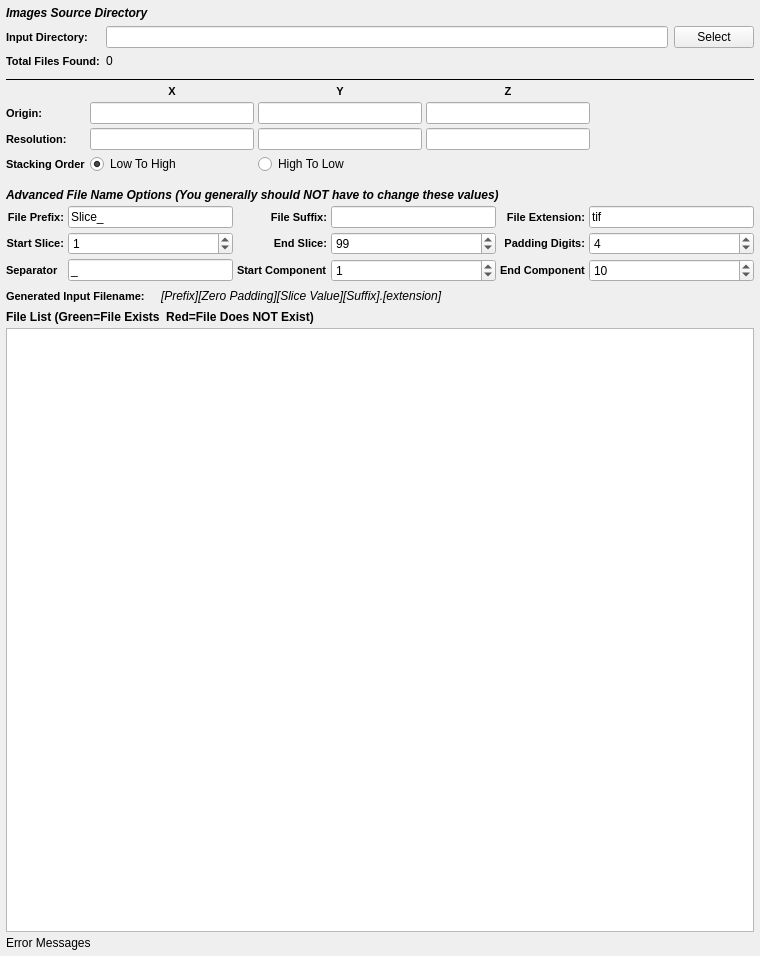
<?xml version="1.0" encoding="UTF-8"?>
<ui version="4.0">
 <class>ImportVectorImageStackWidget</class>
 <widget class="QWidget" name="ImportVectorImageStackWidget">
  <property name="geometry">
   <rect>
    <x>0</x>
    <y>0</y>
    <width>760</width>
    <height>956</height>
   </rect>
  </property>
  <property name="title" stdset="0">
   <string>Image Stack Import</string>
  </property>
  <layout class="QGridLayout" name="gridLayout_3">
   <property name="leftMargin">
    <number>6</number>
   </property>
   <property name="topMargin">
    <number>0</number>
   </property>
   <property name="rightMargin">
    <number>6</number>
   </property>
   <property name="bottomMargin">
    <number>6</number>
   </property>
   <property name="spacing">
    <number>4</number>
   </property>
   <item row="5" column="0">
    <widget class="QLabel" name="label_58">
     <property name="styleSheet">
      <string notr="true">QLabel 
{
	font-style: italic;font-weight: bold;
font-size: 12px;
}</string>
     </property>
     <property name="text">
      <string>Advanced File Name Options (You generally should NOT have to change these values)</string>
     </property>
    </widget>
   </item>
   <item row="4" column="0">
    <layout class="QGridLayout" name="gridLayout_2">
     <property name="bottomMargin">
      <number>10</number>
     </property>
     <item row="2" column="0">
      <widget class="QLabel" name="label_2">
       <property name="styleSheet">
        <string notr="true">QLabel {
font-weight: bold;
font-size: 11px;
}</string>
       </property>
       <property name="text">
        <string>Resolution:</string>
       </property>
      </widget>
     </item>
     <item row="1" column="0">
      <widget class="QLabel" name="label">
       <property name="styleSheet">
        <string notr="true">QLabel {
font-weight: bold;
font-size: 11px;
}</string>
       </property>
       <property name="text">
        <string>Origin:</string>
       </property>
      </widget>
     </item>
     <item row="2" column="3">
      <widget class="QLineEdit" name="zRes"/>
     </item>
     <item row="1" column="2">
      <widget class="QLineEdit" name="yOrigin"/>
     </item>
     <item row="1" column="3">
      <widget class="QLineEdit" name="zOrigin"/>
     </item>
     <item row="2" column="2">
      <widget class="QLineEdit" name="yRes"/>
     </item>
     <item row="2" column="1">
      <widget class="QLineEdit" name="xRes"/>
     </item>
     <item row="1" column="1">
      <widget class="QLineEdit" name="xOrigin"/>
     </item>
     <item row="0" column="1">
      <widget class="QLabel" name="label_3">
       <property name="styleSheet">
        <string notr="true">QLabel {
font-weight: bold;
font-size: 11px;
}</string>
       </property>
       <property name="text">
        <string>X</string>
       </property>
       <property name="alignment">
        <set>Qt::AlignCenter</set>
       </property>
      </widget>
     </item>
     <item row="0" column="2">
      <widget class="QLabel" name="label_4">
       <property name="styleSheet">
        <string notr="true">QLabel {
font-weight: bold;
font-size: 11px;
}</string>
       </property>
       <property name="text">
        <string>Y</string>
       </property>
       <property name="alignment">
        <set>Qt::AlignCenter</set>
       </property>
      </widget>
     </item>
     <item row="0" column="3">
      <widget class="QLabel" name="label_6">
       <property name="styleSheet">
        <string notr="true">QLabel {
font-weight: bold;
font-size: 11px;
}</string>
       </property>
       <property name="text">
        <string>Z</string>
       </property>
       <property name="alignment">
        <set>Qt::AlignCenter</set>
       </property>
      </widget>
     </item>
     <item row="0" column="4" rowspan="3">
      <spacer name="horizontalSpacer">
       <property name="orientation">
        <enum>Qt::Horizontal</enum>
       </property>
       <property name="sizeHint" stdset="0">
        <size>
         <width>40</width>
         <height>20</height>
        </size>
       </property>
      </spacer>
     </item>
     <item row="3" column="0">
      <widget class="QLabel" name="label_9">
       <property name="styleSheet">
        <string notr="true">QLabel {
font-weight: bold;
font-size: 11px;
}</string>
       </property>
       <property name="text">
        <string>Stacking Order</string>
       </property>
      </widget>
     </item>
     <item row="3" column="1">
      <widget class="QRadioButton" name="m_StackLowToHigh">
       <property name="text">
        <string>Low To High</string>
       </property>
       <property name="checked">
        <bool>true</bool>
       </property>
      </widget>
     </item>
     <item row="3" column="2">
      <widget class="QRadioButton" name="m_StackHighToLow">
       <property name="text">
        <string>High To Low</string>
       </property>
      </widget>
     </item>
    </layout>
   </item>
   <item row="3" column="0">
    <widget class="Line" name="line_9">
     <property name="frameShadow">
      <enum>QFrame::Plain</enum>
     </property>
     <property name="orientation">
      <enum>Qt::Horizontal</enum>
     </property>
    </widget>
   </item>
   <item row="0" column="0">
    <layout class="QGridLayout" name="widgetLayout">
     <property name="topMargin">
      <number>6</number>
     </property>
     <property name="bottomMargin">
      <number>6</number>
     </property>
     <property name="spacing">
      <number>6</number>
     </property>
     <item row="0" column="0" colspan="3">
      <widget class="QLabel" name="label_5">
       <property name="styleSheet">
        <string notr="true">QLabel 
{
	font-style: italic;font-weight: bold;
font-size: 12px;
}</string>
       </property>
       <property name="text">
        <string>Images Source Directory</string>
       </property>
      </widget>
     </item>
     <item row="1" column="0">
      <widget class="QLabel" name="label_29">
       <property name="toolTip">
        <string>The directory that contains the .ang or .ctf files</string>
       </property>
       <property name="styleSheet">
        <string notr="true">QLabel {
font-weight: bold;
font-size: 11px;
}</string>
       </property>
       <property name="text">
        <string>Input Directory:</string>
       </property>
      </widget>
     </item>
     <item row="1" column="1">
      <widget class="QFSDropLineEdit" name="m_InputDir"/>
     </item>
     <item row="1" column="2">
      <widget class="QPushButton" name="m_InputDirBtn">
       <property name="text">
        <string>Select</string>
       </property>
      </widget>
     </item>
     <item row="2" column="0">
      <widget class="QLabel" name="label_47">
       <property name="styleSheet">
        <string notr="true">QLabel {
font-weight: bold;
font-size: 11px;
}</string>
       </property>
       <property name="text">
        <string>Total Files Found:</string>
       </property>
      </widget>
     </item>
     <item row="2" column="1">
      <widget class="QLabel" name="m_TotalSlices">
       <property name="text">
        <string>0</string>
       </property>
      </widget>
     </item>
    </layout>
   </item>
   <item row="10" column="0">
    <widget class="QLabel" name="m_ErrorMessage">
     <property name="text">
      <string>Error Messages</string>
     </property>
    </widget>
   </item>
   <item row="9" column="0">
    <widget class="QListWidget" name="m_FileListView">
     <property name="sizePolicy">
      <sizepolicy hsizetype="Expanding" vsizetype="MinimumExpanding">
       <horstretch>0</horstretch>
       <verstretch>0</verstretch>
      </sizepolicy>
     </property>
     <property name="toolTip">
      <string>The list of files that will be imported in the order they will be imported into the HDF5 Ebsd File</string>
     </property>
    </widget>
   </item>
   <item row="8" column="0">
    <widget class="QLabel" name="label_57">
     <property name="font">
      <font>
       <weight>75</weight>
       <italic>false</italic>
       <bold>true</bold>
      </font>
     </property>
     <property name="text">
      <string>File List (Green=File Exists  Red=File Does NOT Exist)</string>
     </property>
    </widget>
   </item>
   <item row="7" column="0">
    <layout class="QHBoxLayout" name="_6">
     <item>
      <widget class="QLabel" name="label_17">
       <property name="styleSheet">
        <string notr="true">QLabel {
font-weight: bold;
font-size: 11px;
}</string>
       </property>
       <property name="text">
        <string>Generated Input Filename:</string>
       </property>
      </widget>
     </item>
     <item>
      <spacer name="horizontalSpacer_24">
       <property name="orientation">
        <enum>Qt::Horizontal</enum>
       </property>
       <property name="sizeType">
        <enum>QSizePolicy::Fixed</enum>
       </property>
       <property name="sizeHint" stdset="0">
        <size>
         <width>12</width>
         <height>20</height>
        </size>
       </property>
      </spacer>
     </item>
     <item>
      <widget class="QLabel" name="m_GeneratedFileNameExample">
       <property name="font">
        <font>
         <italic>true</italic>
        </font>
       </property>
       <property name="text">
        <string>[Prefix][Zero Padding][Slice Value][Suffix].[extension]</string>
       </property>
      </widget>
     </item>
     <item>
      <spacer name="horizontalSpacer_25">
       <property name="orientation">
        <enum>Qt::Horizontal</enum>
       </property>
       <property name="sizeHint" stdset="0">
        <size>
         <width>40</width>
         <height>20</height>
        </size>
       </property>
      </spacer>
     </item>
    </layout>
   </item>
   <item row="6" column="0">
    <layout class="QGridLayout" name="gridLayout_20">
     <item row="1" column="0">
      <widget class="QLabel" name="label_50">
       <property name="styleSheet">
        <string notr="true">QLabel {
font-weight: bold;
font-size: 11px;
}</string>
       </property>
       <property name="text">
        <string>Start Slice:</string>
       </property>
       <property name="alignment">
        <set>Qt::AlignRight|Qt::AlignTrailing|Qt::AlignVCenter</set>
       </property>
      </widget>
     </item>
     <item row="1" column="1">
      <widget class="QSpinBox" name="m_StartIndex">
       <property name="minimumSize">
        <size>
         <width>75</width>
         <height>0</height>
        </size>
       </property>
       <property name="toolTip">
        <string>Which file index to start the import at.</string>
       </property>
       <property name="maximum">
        <number>1000000</number>
       </property>
       <property name="value">
        <number>1</number>
       </property>
      </widget>
     </item>
     <item row="1" column="2">
      <widget class="QLabel" name="label_51">
       <property name="styleSheet">
        <string notr="true">QLabel {
font-weight: bold;
font-size: 11px;
}</string>
       </property>
       <property name="text">
        <string>End Slice:</string>
       </property>
       <property name="alignment">
        <set>Qt::AlignRight|Qt::AlignTrailing|Qt::AlignVCenter</set>
       </property>
      </widget>
     </item>
     <item row="1" column="3">
      <widget class="QSpinBox" name="m_EndIndex">
       <property name="minimumSize">
        <size>
         <width>75</width>
         <height>0</height>
        </size>
       </property>
       <property name="toolTip">
        <string>The file index to stop the import at. (Inclusive)</string>
       </property>
       <property name="maximum">
        <number>1000000</number>
       </property>
       <property name="value">
        <number>99</number>
       </property>
      </widget>
     </item>
     <item row="1" column="4">
      <widget class="QLabel" name="label_21">
       <property name="styleSheet">
        <string notr="true">QLabel {
font-weight: bold;
font-size: 11px;
}</string>
       </property>
       <property name="text">
        <string>Padding Digits:</string>
       </property>
       <property name="alignment">
        <set>Qt::AlignRight|Qt::AlignTrailing|Qt::AlignVCenter</set>
       </property>
      </widget>
     </item>
     <item row="1" column="5">
      <widget class="QSpinBox" name="m_TotalDigits">
       <property name="toolTip">
        <string>The number of digits to allow for the slice index.</string>
       </property>
       <property name="value">
        <number>4</number>
       </property>
      </widget>
     </item>
     <item row="0" column="0">
      <widget class="QLabel" name="label_32">
       <property name="styleSheet">
        <string notr="true">QLabel {
font-weight: bold;
font-size: 11px;
}</string>
       </property>
       <property name="text">
        <string>File Prefix:</string>
       </property>
       <property name="alignment">
        <set>Qt::AlignRight|Qt::AlignTrailing|Qt::AlignVCenter</set>
       </property>
      </widget>
     </item>
     <item row="0" column="1">
      <widget class="QLineEdit" name="m_FilePrefix">
       <property name="toolTip">
        <string>The front part of the input file name</string>
       </property>
       <property name="text">
        <string>Slice_</string>
       </property>
      </widget>
     </item>
     <item row="0" column="2">
      <widget class="QLabel" name="label_13">
       <property name="styleSheet">
        <string notr="true">QLabel {
font-weight: bold;
font-size: 11px;
}</string>
       </property>
       <property name="text">
        <string>File Suffix:</string>
       </property>
       <property name="alignment">
        <set>Qt::AlignRight|Qt::AlignTrailing|Qt::AlignVCenter</set>
       </property>
      </widget>
     </item>
     <item row="0" column="3">
      <widget class="QLineEdit" name="m_FileSuffix">
       <property name="toolTip">
        <string>The part of the filename that comes AFTER the slice index</string>
       </property>
      </widget>
     </item>
     <item row="0" column="4">
      <widget class="QLabel" name="label_56">
       <property name="styleSheet">
        <string notr="true">QLabel {
font-weight: bold;
font-size: 11px;
}</string>
       </property>
       <property name="text">
        <string>File Extension:</string>
       </property>
       <property name="alignment">
        <set>Qt::AlignRight|Qt::AlignTrailing|Qt::AlignVCenter</set>
       </property>
      </widget>
     </item>
     <item row="0" column="5">
      <widget class="QLineEdit" name="m_FileExt">
       <property name="toolTip">
        <string>The file extension of the input files</string>
       </property>
       <property name="text">
        <string>tif</string>
       </property>
      </widget>
     </item>
     <item row="2" column="5">
      <widget class="QSpinBox" name="m_EndComp">
       <property name="toolTip">
        <string>The component index to stop the import at. (Inclusive)</string>
       </property>
       <property name="maximum">
        <number>1000000</number>
       </property>
       <property name="value">
        <number>10</number>
       </property>
      </widget>
     </item>
     <item row="2" column="4">
      <widget class="QLabel" name="label_8">
       <property name="styleSheet">
        <string notr="true">QLabel {
font-weight: bold;
font-size: 11px;
}</string>
       </property>
       <property name="text">
        <string>End Component</string>
       </property>
      </widget>
     </item>
     <item row="2" column="3">
      <widget class="QSpinBox" name="m_StartComp">
       <property name="toolTip">
        <string>Which component index to start the import at.</string>
       </property>
       <property name="maximum">
        <number>1000000</number>
       </property>
       <property name="value">
        <number>1</number>
       </property>
      </widget>
     </item>
     <item row="2" column="2">
      <widget class="QLabel" name="label_7">
       <property name="styleSheet">
        <string notr="true">QLabel {
font-weight: bold;
font-size: 11px;
}</string>
       </property>
       <property name="text">
        <string>Start Component</string>
       </property>
      </widget>
     </item>
     <item row="2" column="0">
      <widget class="QLabel" name="label_10">
       <property name="styleSheet">
        <string notr="true">QLabel {
font-weight: bold;
font-size: 11px;
}</string>
       </property>
       <property name="text">
        <string>Separator</string>
       </property>
      </widget>
     </item>
     <item row="2" column="1">
      <widget class="QLineEdit" name="m_Separator">
       <property name="text">
        <string>_</string>
       </property>
      </widget>
     </item>
    </layout>
   </item>
  </layout>
 </widget>
 <customwidgets>
  <customwidget>
   <class>QFSDropLineEdit</class>
   <extends>QLineEdit</extends>
   <header location="global">QFSDropLineEdit.h</header>
  </customwidget>
 </customwidgets>
 <tabstops>
  <tabstop>m_InputDir</tabstop>
  <tabstop>m_InputDirBtn</tabstop>
  <tabstop>xOrigin</tabstop>
  <tabstop>yOrigin</tabstop>
  <tabstop>zOrigin</tabstop>
  <tabstop>xRes</tabstop>
  <tabstop>yRes</tabstop>
  <tabstop>zRes</tabstop>
  <tabstop>m_FilePrefix</tabstop>
  <tabstop>m_FileSuffix</tabstop>
  <tabstop>m_FileExt</tabstop>
  <tabstop>m_StartIndex</tabstop>
  <tabstop>m_EndIndex</tabstop>
  <tabstop>m_TotalDigits</tabstop>
  <tabstop>m_FileListView</tabstop>
 </tabstops>
 <resources/>
 <connections/>
</ui>
